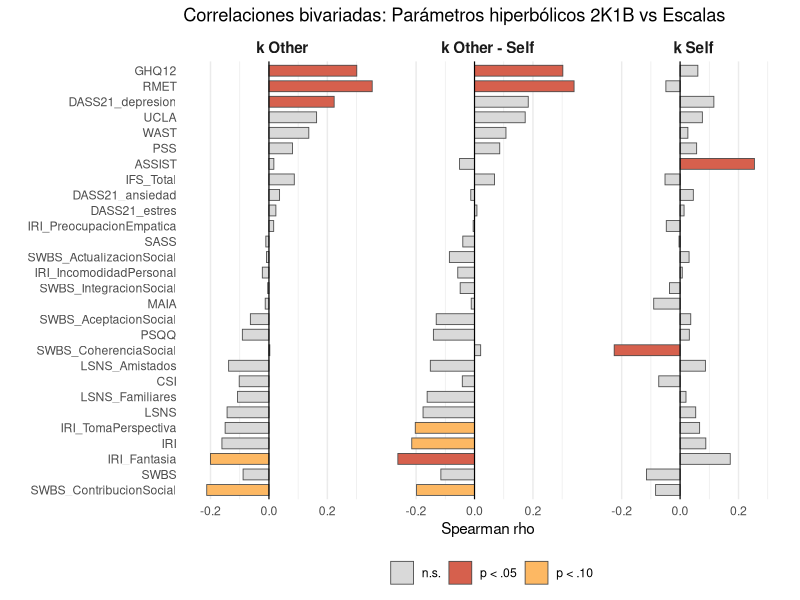

Recreate this plot in R.
################################################################################
## analisis_correlaciones_bivariadas.R
## Correlaciones de Spearman entre parámetros del modelo hiperbólico 2K1B
## (h_self_k, h_other_k, h_other_self_k) y escalas psicológicas/clínicas
################################################################################

library(tidyverse)
library(Hmisc)

# --- Cargar datos ---
df <- read.csv("dataset_completo.csv", stringsAsFactors = FALSE)

# --- Variables dependientes (modelo hiperbólico) ---
vd_names <- c("h_self_k", "h_other_k", "h_other_self_k")
vd_labels <- c(h_self_k = "k Self", h_other_k = "k Other", h_other_self_k = "k Other - Self")

# --- Escalas (totales y subdimensiones) ---
escalas <- c(
  # Totales
  "CSI_DIRt", "GHQ12_DIRt", "IRI_DIRt", "LSNS_DIRt", "MAIA_DIRt",
  "PSQQ_DIRt", "PSS_DIRt", "RMET_DIRt", "SASS_DIRt", "SWBS_DIRt",
  "UCLA_DIRt", "WAST_DIRt", "ASSIST_DIRt",
  # Subdimensiones
  "DASS21_depresion_DIRd", "DASS21_ansiedad_DIRd", "DASS21_estres_DIRd",
  "IFS_Total_DIRd",
  "IRI_TomaPerspectiva_DIRd", "IRI_Fantasia_DIRd",
  "IRI_PreocupacionEmpatica_DIRd", "IRI_IncomodidadPersonal_DIRd",
  "LSNS_Familiares_DIRd", "LSNS_Amistados_DIRd",
  "SWBS_IntegracionSocial_DIRd", "SWBS_AceptacionSocial_DIRd",
  "SWBS_ContribucionSocial_DIRd", "SWBS_ActualizacionSocial_DIRd",
  "SWBS_CoherenciaSocial_DIRd"
)

# --- Preparar datos ---
df_analisis <- df %>%
  select(all_of(c(vd_names, escalas))) %>%
  mutate(across(everything(), as.numeric))

mat <- df_analisis[complete.cases(df_analisis), ]
cat("N para correlaciones:", nrow(mat), "\n")

# --- Correlaciones de Spearman ---
corr <- rcorr(as.matrix(mat), type = "spearman")

corr_df <- expand.grid(VD = vd_names, Escala = escalas, stringsAsFactors = FALSE) %>%
  rowwise() %>%
  mutate(
    rho = corr$r[VD, Escala],
    p_value = corr$P[VD, Escala],
    sig = case_when(
      p_value < 0.001 ~ "***",
      p_value < 0.01  ~ "**",
      p_value < 0.05  ~ "*",
      p_value < 0.10  ~ ".",
      TRUE ~ ""
    )
  ) %>%
  ungroup()

# --- Imprimir significativas ---
cat("\n--- Correlaciones significativas (p < 0.05) ---\n")
corr_df %>% filter(p_value < 0.05) %>% 
  arrange(VD, p_value) %>% 
  print(n = 50)

cat("\n--- Tendencias (p < 0.10) ---\n")
corr_df %>% filter(p_value >= 0.05, p_value < 0.10) %>% 
  arrange(VD, p_value) %>% 
  print(n = 50)

# --- Guardar tabla completa ---
write.csv(corr_df, "correlaciones_bivariadas.csv", row.names = FALSE)

# --- Gráfico: Barplot de rho por VD ---
plot_df <- corr_df %>%
  mutate(
    Escala_label = gsub("_DIRt|_DIRd", "", Escala),
    VD_label = vd_labels[VD],
    sig_color = case_when(
      p_value < 0.05 ~ "p < .05",
      p_value < 0.10 ~ "p < .10",
      TRUE ~ "n.s."
    )
  )

p <- ggplot(plot_df, aes(x = reorder(Escala_label, rho), y = rho, fill = sig_color)) +
  geom_col(width = 0.7, color = "gray30", linewidth = 0.3) +
  geom_hline(yintercept = 0, linewidth = 0.4) +
  coord_flip() +
  facet_wrap(~VD_label, ncol = 3) +
  scale_fill_manual(values = c("p < .05" = "#D6604D",
                               "p < .10" = "#FDB863",
                               "n.s."    = "#D9D9D9")) +
  labs(x = "", y = "Spearman rho", fill = "",
       title = "Correlaciones bivariadas: Parámetros hiperbólicos 2K1B vs Escalas") +
  theme_minimal(base_size = 11) +
  theme(
    strip.text = element_text(face = "bold", size = 11),
    legend.position = "bottom",
    panel.grid.major.y = element_blank()
  )

ggsave("correlaciones_bivariadas_barplot.png", p, width = 14, height = 7, dpi = 150)
cat("\n-> Guardado: correlaciones_bivariadas_barplot.png\n")
